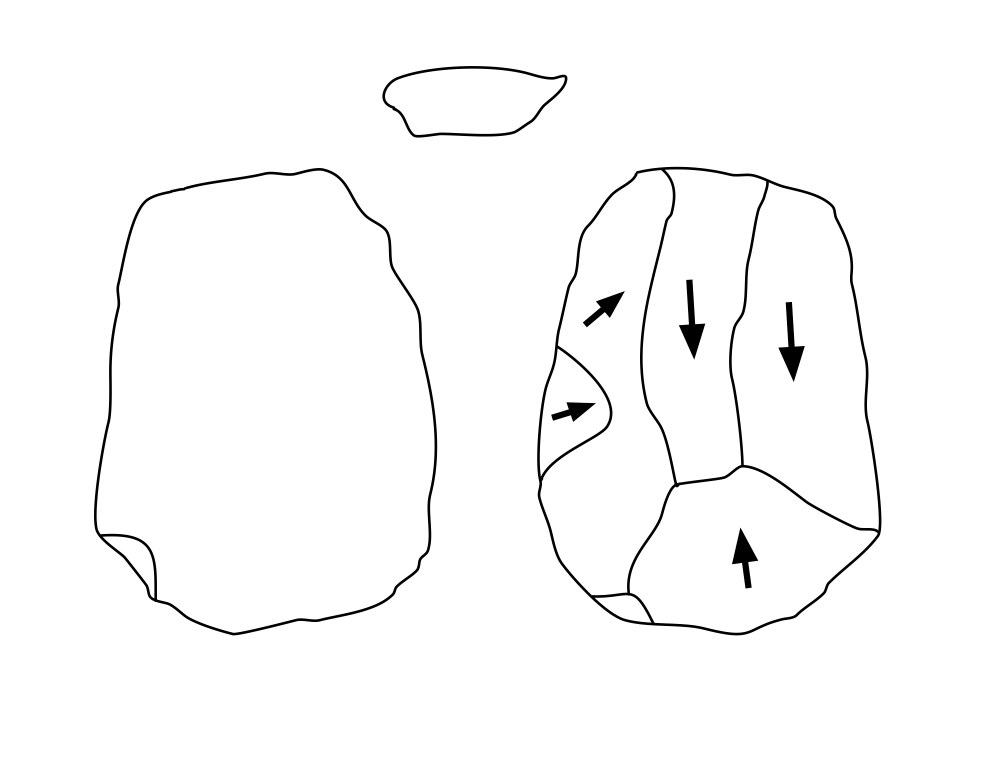
#> input picture assets/images/awbari.png, 1985 x 1516 px, found by its file name (shown at 1/2 size); the run also reads 1 picture not shown here
$ python generate_sample_plate.py ../../assets/images/awbari.png
#> lines starting #> are read from the running program, lines starting #| are printed output that depends on the picture; after the words box and inside, x2 and y2 are one past the last pixel; in counts of white or black regions, pixels touching at a corner belong together
#> in build_plate, `page = Image.new("RGB", (PAGE_WIDTH, PAGE_HEIGHT), "white")`: page: PIL image 2480x3508 RGB; every value is 255
#!/usr/bin/env python3
"""
Generate the sample plate fixture used by page segmentation tests.

Composites the five single-artefact drawings shipped in
``pylithics/data/images/`` onto one page, laid out the way an
archaeological plate is: artefacts in rows, each with its identifier
number set just under its ink, and a shared scale bar at the foot of
the page.

Each source drawing already shows two to four surface views, so the
composited page carries far more ink blobs than artefacts. Correct
segmentation yields five artefact crops plus one scale bar, which is the
property the tests assert. A splitter that returns one crop per blob
fails the fixture loudly.

Run from the repository root::

    python tests/fixtures/generate_sample_plate.py [OUTPUT.png]

Without an argument the plate is written to
``pylithics/data/pages/sample_plate.png``, the committed fixture.
"""

import os
import sys

from PIL import Image, ImageDraw, ImageFont, ImageOps

# Page geometry, in pixels at 300 dpi (approximately A4).
PAGE_WIDTH = 2480
PAGE_HEIGHT = 3508
PAGE_DPI = (300.0, 300.0)

# Source drawings are scaled down so a full plate fits one page.
SOURCE_SCALE = 0.42
SCALE_BAR_SCALE = 0.42

# Spacing must exceed the grouping distances so that neighbouring
# artefacts are never linked: gap (0.025 * width) and narrow
# (0.07 * width) both fall well below these values.
COLUMN_SPACING = 260
ROW_SPACING = 340
TOP_MARGIN = 220
# Each label sits this far below the ink of its own drawing, so that
# the reader finds it inside the identifier reach of the lithic it names.
LABEL_GAP = 10
# Source drawings are cut to their ink before placement, so the gap is
# measured from the lithic and not from the white margin of the file.
INK_THRESHOLD = 200
LABEL_FONT_SIZE = 76
CAPTION_FONT_SIZE = 64
SCALE_BAR_TOP_MARGIN = 430

ROWS = [
    ["awbari.png", "qesem_cave.png", "replica_1.png"],
    ["KL3_5313_1.png", "rub_al_khali.png"],
]
LABELS = ["1", "2", "3", "4", "5"]
SCALE_CAPTION = "5 cm"

FONT_CANDIDATES = [
    "/System/Library/Fonts/Supplemental/Arial.ttf",
    "/System/Library/Fonts/Helvetica.ttc",
    "/usr/share/fonts/truetype/dejavu/DejaVuSans.ttf",
    "/Library/Fonts/Arial.ttf",
]


def load_font(size: int) -> ImageFont.ImageFont:
    """Load a scalable font, falling back to PIL's bitmap default."""
    for path in FONT_CANDIDATES:
        if os.path.exists(path):
            try:
                return ImageFont.truetype(path, size)
            except OSError:
                continue
    print("warning: no TrueType font found; labels will be small")
    return ImageFont.load_default()


def load_drawing(images_dir: str, name: str) -> Image.Image:
    """Load a source drawing, flattened onto white, cut to its ink, scaled down."""
    source = Image.open(os.path.join(images_dir, name))
    flattened = Image.new("RGB", source.size, "white")
    if source.mode in ("RGBA", "LA"):
        flattened.paste(source, mask=source.split()[-1])
    else:
        flattened.paste(source.convert("RGB"))

    ink = ImageOps.invert(flattened.convert("L")).point(
        lambda value: 255 if value > 255 - INK_THRESHOLD else 0
    )
    bbox = ink.getbbox()
    if bbox:
        flattened = flattened.crop(bbox)

    size = (
        int(flattened.width * SOURCE_SCALE),
        int(flattened.height * SOURCE_SCALE),
    )
    return flattened.resize(size, Image.LANCZOS)


def paste_row(
    page: Image.Image,
    draw: ImageDraw.ImageDraw,
    drawings: list,
    labels: list,
    top: int,
    font: ImageFont.ImageFont,
) -> int:
    """
    Place one row of artefacts, centred, each with its letter just below it.

    Returns
    -------
    int
        The y coordinate just below the row's tallest drawing and its label.
    """
    total_width = sum(d.width for d in drawings)
    total_width += COLUMN_SPACING * (len(drawings) - 1)
    x = (PAGE_WIDTH - total_width) // 2
    row_height = max(d.height for d in drawings)

    for drawing, label in zip(drawings, labels):
        page.paste(drawing, (x, top))
        centre = x + drawing.width // 2
        draw.text(
            (centre, top + drawing.height + LABEL_GAP),
            label, fill="black", font=font, anchor="ma",
        )
        x += drawing.width + COLUMN_SPACING

    return top + row_height + LABEL_GAP + LABEL_FONT_SIZE


def paste_scale_bar(
    page: Image.Image,
    draw: ImageDraw.ImageDraw,
    scales_dir: str,
    top: int,
    font: ImageFont.ImageFont,
) -> None:
    """Place the shared page scale bar with its caption beneath it."""
    source = Image.open(os.path.join(scales_dir, "sc_001.png"))
    flattened = Image.new("RGB", source.size, "white")
    if source.mode in ("RGBA", "LA"):
        flattened.paste(source, mask=source.split()[-1])
    else:
        flattened.paste(source.convert("RGB"))

    size = (
        int(flattened.width * SCALE_BAR_SCALE),
        int(flattened.height * SCALE_BAR_SCALE),
    )
    bar = flattened.resize(size, Image.LANCZOS)

    x = (PAGE_WIDTH - bar.width) // 2
    page.paste(bar, (x, top))
    draw.text(
        (PAGE_WIDTH // 2, top + bar.height + 30),
        SCALE_CAPTION, fill="black", font=font, anchor="ma",
    )


def build_plate(data_dir: str) -> Image.Image:
    """Composite the sample plate."""
    images_dir = os.path.join(data_dir, "images")
    scales_dir = os.path.join(data_dir, "scales")

    page = Image.new("RGB", (PAGE_WIDTH, PAGE_HEIGHT), "white")
    draw = ImageDraw.Draw(page)
    label_font = load_font(LABEL_FONT_SIZE)
    caption_font = load_font(CAPTION_FONT_SIZE)

    label_index = 0
    top = TOP_MARGIN
    for row in ROWS:
        drawings = [load_drawing(images_dir, name) for name in row]
#> in load_drawing, source is the input picture: PIL image 1985x1516 RGBA; mean R, G, B, A 250.1, 250.1, 250.1, 255
#> in load_drawing, `flattened = Image.new("RGB", source.size, "white")`: flattened: PIL image 1985x1516 RGB; every value is 255
#> in load_drawing, `ink = ImageOps.invert(flattened.convert("L")).point( lambda value: 255..`:
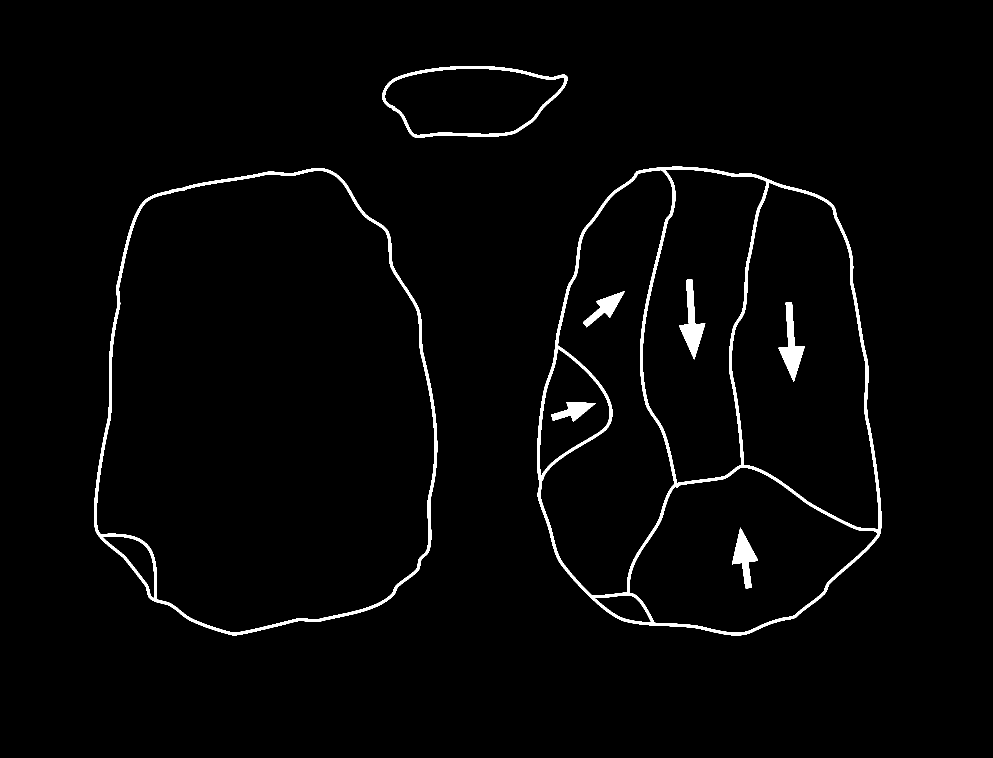
#> ink: PIL image 1985x1516 L (shown at 1/2 size); 2.1% white; 8 white regions, largest, box (x1, y1, x2, y2) and area: (1074, 333, 1763, 1271) 29399, (188, 336, 875, 1271) 16641, (765, 132, 1135, 275) 4888
#> in load_drawing, `bbox = ink.getbbox()`: bbox = (188, 132, 1763, 1271)
#> call 2 of load_drawing, with images_dir = 'pylithics/data/images', name = 'qesem_cave.png'
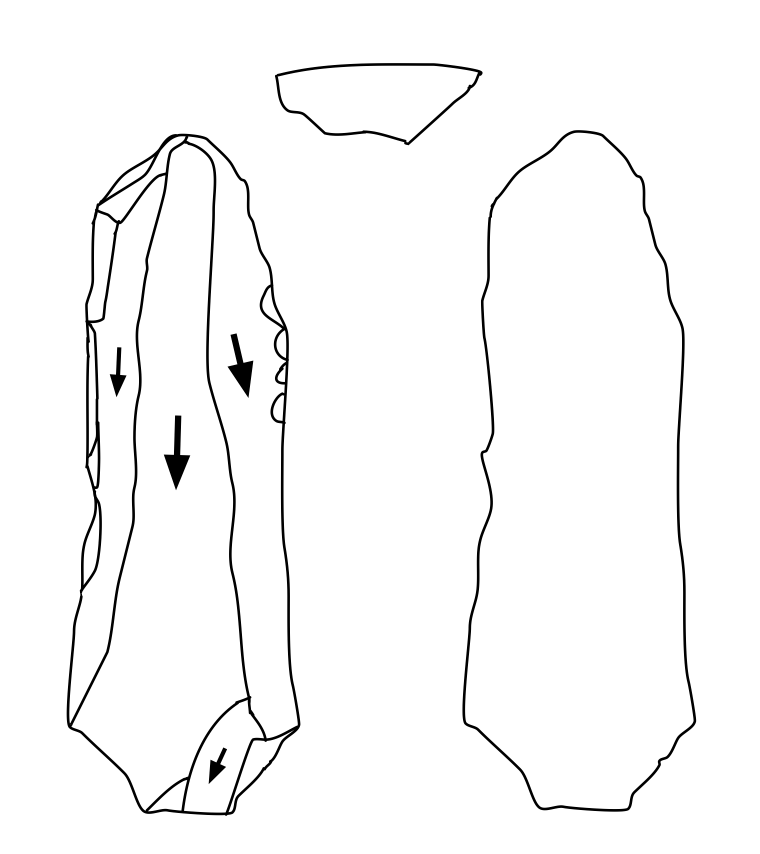
#> input picture assets/images/qesem_cave.png, 1520 x 1707 px, found by its file name (shown at 1/2 size)
#> in load_drawing, source is the input picture: PIL image 1520x1707 RGBA; mean R, G, B, A 248.1, 248.1, 248.1, 255
#> in load_drawing (call 2), `flattened = Image.new("RGB", source.size, "white")`: flattened: PIL image 1520x1707 RGB; every value is 255
#> in load_drawing (call 2), `ink = ImageOps.invert(flattened.convert("L")).point( lambda value: 255..`: ink: PIL image 1520x1707 L; 3% white; 7 white regions, largest, box (x1, y1, x2, y2) and area: (133, 267, 601, 1632) 44697, (925, 260, 1393, 1624) 18432, (550, 126, 965, 291) 5556
#> in load_drawing (call 2), `bbox = ink.getbbox()`: bbox = (133, 126, 1393, 1632)
#> call 3 of load_drawing, with images_dir = 'pylithics/data/images', name = 'replica_1.png'
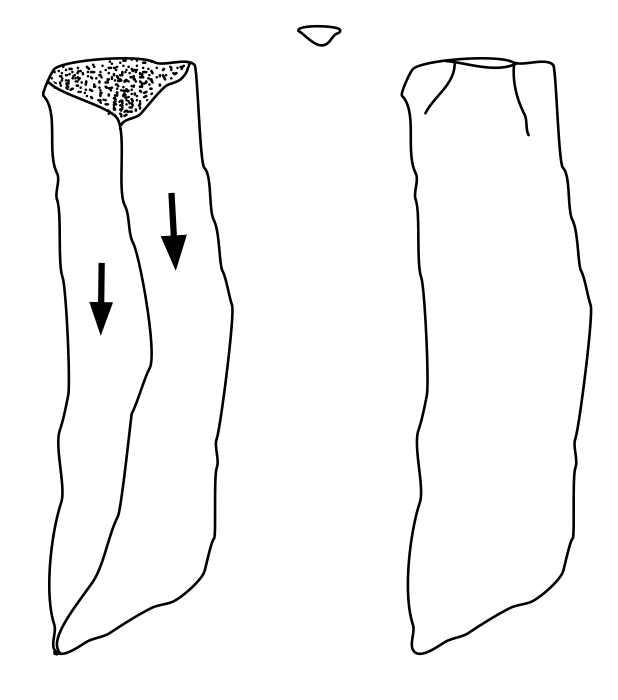
#> input picture assets/images/replica_1.png, 1235 x 1400 px, found by its file name (shown at 1/2 size)
#> in load_drawing, source is the input picture: PIL image 1235x1400 RGBA; mean R, G, B, A 247.4, 247.4, 247.4, 255
#> in load_drawing (call 3), `flattened = Image.new("RGB", source.size, "white")`: flattened: PIL image 1235x1400 RGB; every value is 255
#> in load_drawing (call 3), `ink = ImageOps.invert(flattened.convert("L")).point( lambda value: 255..`:
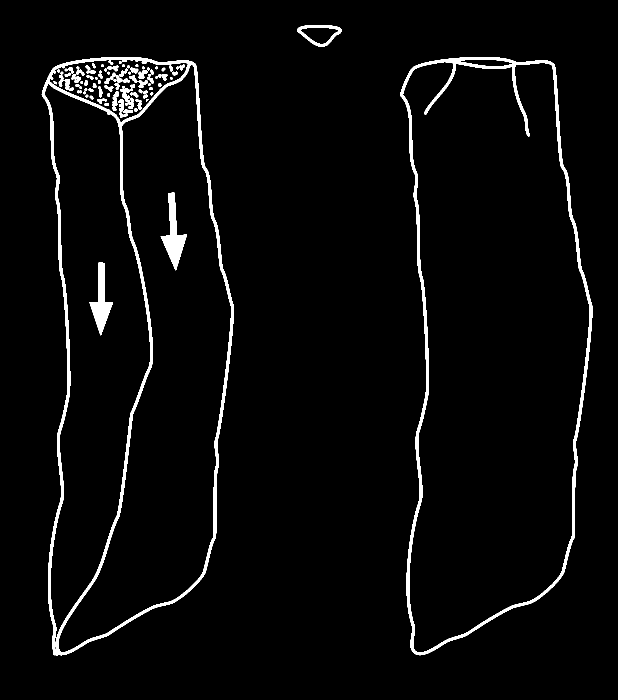
#> ink: PIL image 1235x1400 L (shown at 1/2 size); 3.3% white; 91 white regions (1 under 20 px), largest, box (x1, y1, x2, y2) and area: (83, 114, 468, 1312) 25029, (801, 114, 1185, 1311) 18631, (321, 385, 374, 541) 3029
#> in load_drawing (call 3), `bbox = ink.getbbox()`: bbox = (83, 50, 1185, 1312)
#> in load_drawing (call 3), `return flattened.resize(size, Image.LANCZOS)`:
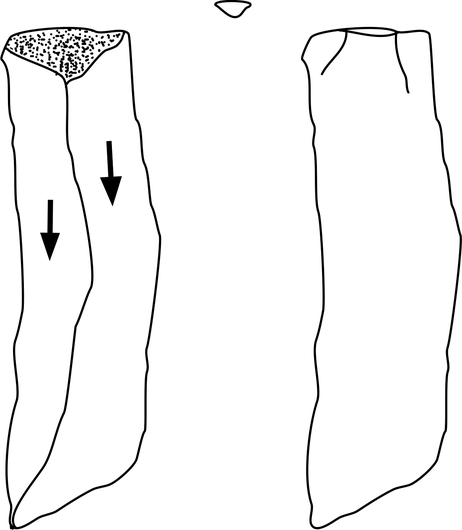
#> returned value: PIL image 462x530 RGB; min 0, max 255, mean 245.5
#> in build_plate, `drawings = [load_drawing(images_dir, name) for name in row]`: drawings = 3 items
        labels = LABELS[label_index:label_index + len(row)]
        label_index += len(row)
        top = paste_row(page, draw, drawings, labels, top, label_font)
#> in paste_row, `total_width = sum(d.width for d in drawings)`: total_width = 1652
#> in paste_row, `total_width += COLUMN_SPACING * (len(drawings) - 1)`: total_width = 2172
#> in paste_row, `x = (PAGE_WIDTH - total_width) // 2`: x = 154
#> in paste_row, `row_height = max(d.height for d in drawings)`: row_height = 632
#> the loop in paste_row, `for drawing, label in zip(drawings, labels):` made 3 passes
#> (label, centre, x) on passes 1 to 3: ('1', 484, 1075), ('2', 1339, 1864), ('3', 2095, 2586)
#> after the loop in paste_row, `for drawing, label in zip(drawings, labels):`:
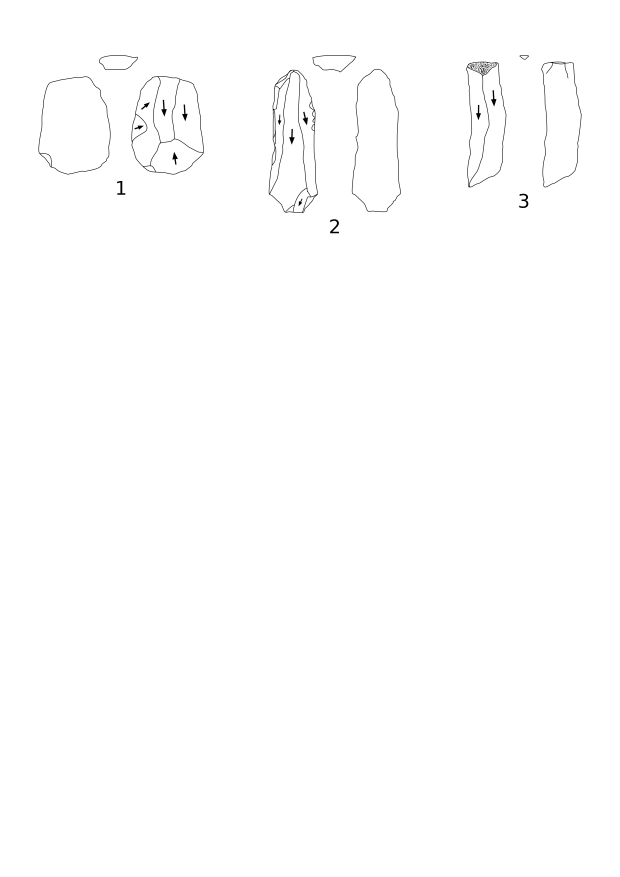
#> page: PIL image 2480x3508 RGB (shown at 1/4 size); min 0, max 255, mean 254
#> after the loop in paste_row, `for drawing, label in zip(drawings, labels):`: x = 2586
#> in build_plate, `top = paste_row(page, draw, drawings, labels, top, label_font)`: top = 938
#> in build_plate, `top += ROW_SPACING`: top = 1278
        top += ROW_SPACING
#> pass 2 of the loop in build_plate, `for row in ROWS:`:
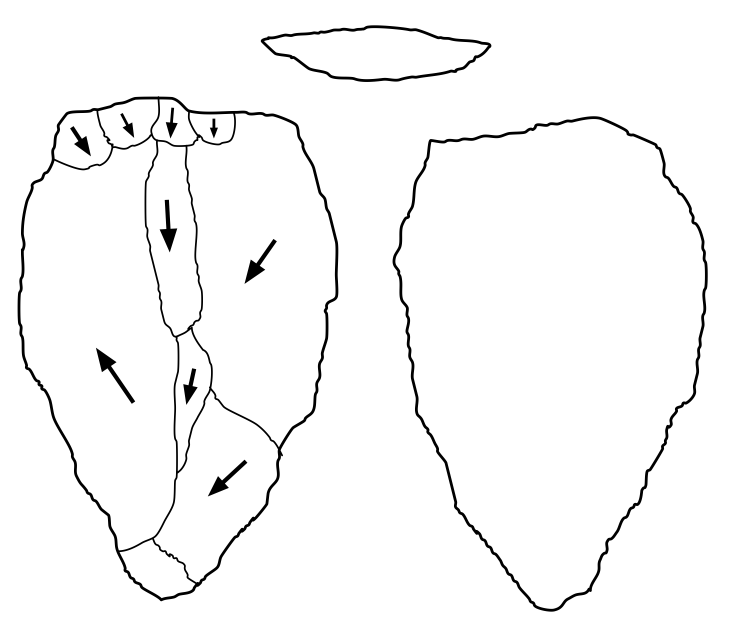
#> input picture assets/images/KL3_5313_1.png, 2187 x 1914 px, found by its file name (shown at 1/3 size)
#> in load_drawing, source is the input picture: PIL image 2187x1914 RGBA; mean R, G, B, A 247.7, 247.7, 247.7, 255
#> in load_drawing (call 4), `ink = ImageOps.invert(flattened.convert("L")).point( lambda value: 255..`:
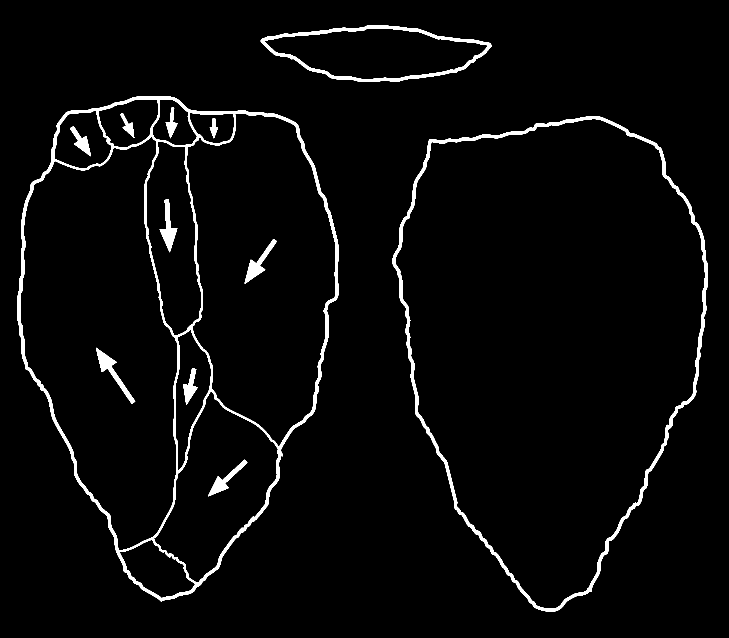
#> ink: PIL image 2187x1914 L (shown at 1/3 size); 3% white; 12 white regions, largest, box (x1, y1, x2, y2) and area: (53, 288, 1015, 1804) 59132, (1177, 348, 2123, 1835) 35540, (782, 76, 1474, 246) 12932
#> bbox = (53, 76, 2123, 1835)
#> ink: PIL image 1807x1896 L; 2.8% white; 8 white regions, largest, box (x1, y1, x2, y2) and area: (532, 424, 1069, 1760) 37195, (186, 426, 375, 1769) 23308, (1133, 429, 1670, 1766) 18101
#> drawings = 2 items
#> in paste_row (call 2), `total_width = sum(d.width for d in drawings)`: total_width = 1492
#> in paste_row (call 2), `total_width += COLUMN_SPACING * (len(drawings) - 1)`: total_width = 1752
#> in paste_row (call 2), `x = (PAGE_WIDTH - total_width) // 2`: x = 364
#> row_height = 738
#> the loop in paste_row (call 2), `for drawing, label in zip(drawings, labels):` made 2 passes
#> (label, centre, x) on passes 1 to 2: ('4', 798, 1493), ('5', 1804, 2376)
#> after the loop in paste_row (call 2), `for drawing, label in zip(drawings, labels):`:
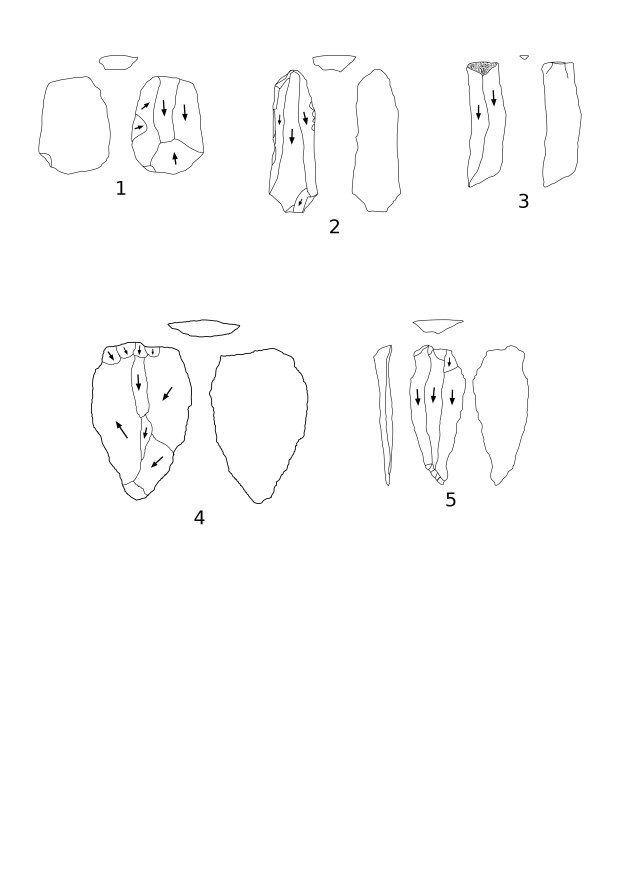
#> page: PIL image 2480x3508 RGB (shown at 1/4 size); min 0, max 255, mean 252.9
#> after the loop in paste_row (call 2), `for drawing, label in zip(drawings, labels):`: x = 2376
#> in build_plate, `top = paste_row(page, draw, drawings, labels, top, label_font)`: top = 2102
#> in build_plate, `top += ROW_SPACING`: top = 2442

    paste_scale_bar(
        page, draw, scales_dir,
        top - ROW_SPACING + SCALE_BAR_TOP_MARGIN, caption_font,
    )
#> in paste_scale_bar, `flattened = Image.new("RGB", source.size, "white")`: flattened: PIL image 1263x55 RGB; every value is 255
#> in paste_scale_bar, `bar = flattened.resize(size, Image.LANCZOS)`:
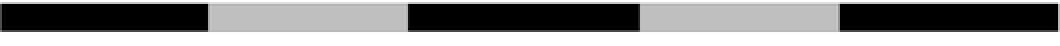
#> bar: PIL image 530x23 RGB (shown 2 times larger); min 0, max 255, mean 143.6
    return page


def main(argv=None) -> int:
    """Build the fixture and write it to the path given, or into the package."""
    here = os.path.dirname(os.path.abspath(__file__))
    root = os.path.dirname(os.path.dirname(here))
    data_dir = os.path.join(root, "pylithics", "data")

    args = sys.argv[1:] if argv is None else argv
    if args:
        destination = args[0]
    else:
        destination = os.path.join(data_dir, "pages", "sample_plate.png")
    os.makedirs(os.path.dirname(os.path.abspath(destination)), exist_ok=True)

    plate = build_plate(data_dir)
    plate.save(destination, dpi=PAGE_DPI)
    print(f"Wrote {destination} ({plate.width}x{plate.height}, 300 dpi)")
#| Wrote ../../assets/images/awbari.png (2480x3508, 300 dpi)
    return 0


if __name__ == "__main__":
    sys.exit(main())
#> (the program exits here)
